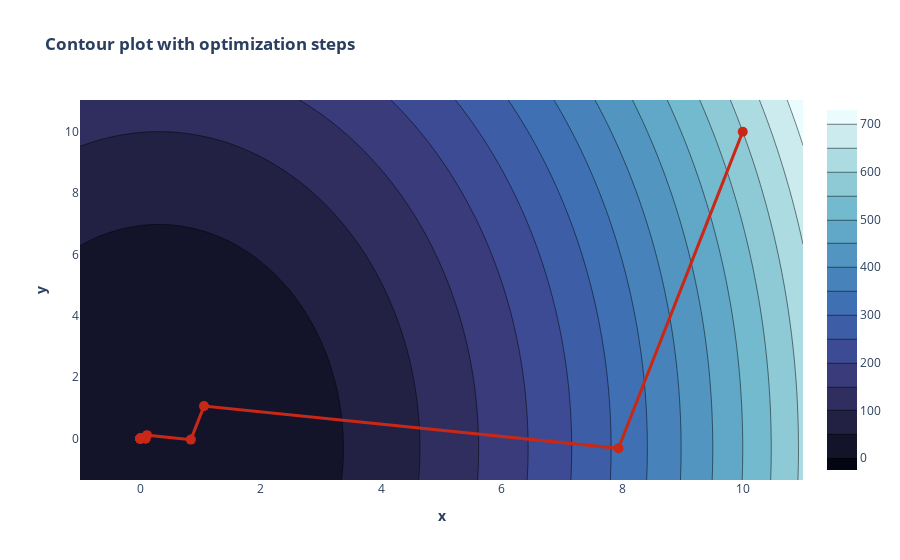

Notebook code cell kept with this figure:
### Code cell
simple_gradient(function=paraboloid_simple, history=history)
